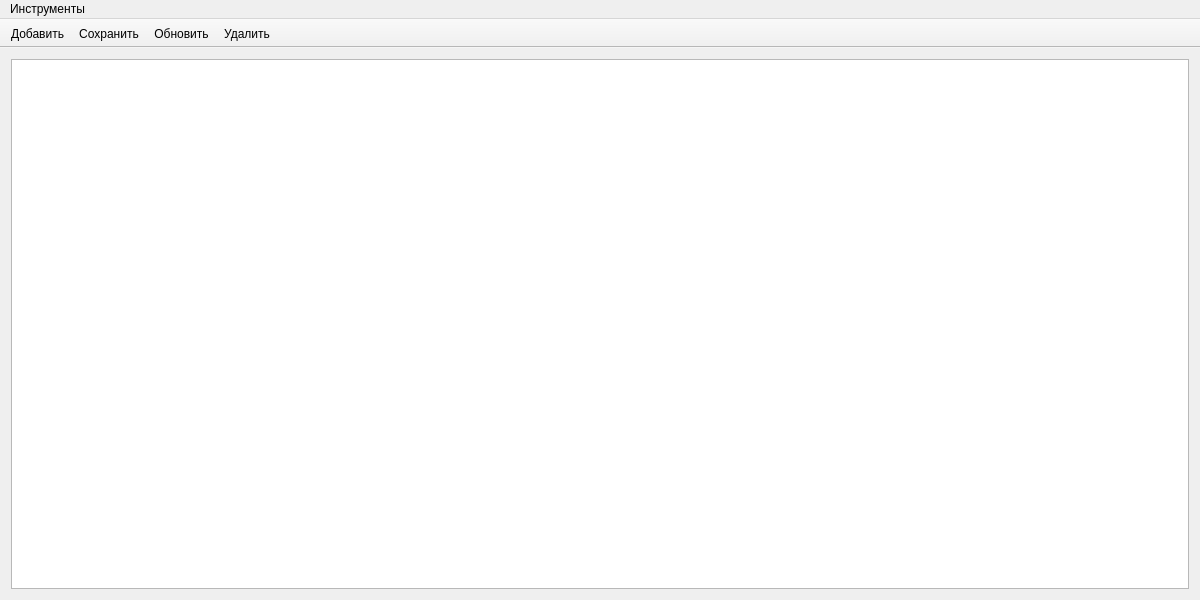
<?xml version="1.0" encoding="UTF-8"?>
<ui version="4.0">
 <class>MainWindow</class>
 <widget class="QMainWindow" name="MainWindow">
  <property name="geometry">
   <rect>
    <x>0</x>
    <y>0</y>
    <width>1200</width>
    <height>600</height>
   </rect>
  </property>
  <property name="minimumSize">
   <size>
    <width>0</width>
    <height>0</height>
   </size>
  </property>
  <property name="windowTitle">
   <string>Автосервис</string>
  </property>
  <widget class="QWidget" name="centralWidget">
   <layout class="QVBoxLayout" name="verticalLayout">
    <item>
     <widget class="QTableView" name="clientsTable">
      <property name="cursor" stdset="0">
       <cursorShape>PointingHandCursor</cursorShape>
      </property>
      <property name="focusPolicy">
       <enum>Qt::NoFocus</enum>
      </property>
      <property name="editTriggers">
       <set>QAbstractItemView::NoEditTriggers</set>
      </property>
      <property name="selectionMode">
       <enum>QAbstractItemView::SingleSelection</enum>
      </property>
      <property name="selectionBehavior">
       <enum>QAbstractItemView::SelectRows</enum>
      </property>
     </widget>
    </item>
   </layout>
  </widget>
  <widget class="QMenuBar" name="menuBar">
   <property name="geometry">
    <rect>
     <x>0</x>
     <y>0</y>
     <width>1200</width>
     <height>20</height>
    </rect>
   </property>
   <widget class="QMenu" name="menu">
    <property name="title">
     <string>Инструменты</string>
    </property>
    <addaction name="add"/>
    <addaction name="save"/>
    <addaction name="refresh"/>
    <addaction name="delete_"/>
   </widget>
   <addaction name="menu"/>
  </widget>
  <widget class="QToolBar" name="mainToolBar">
   <property name="movable">
    <bool>false</bool>
   </property>
   <attribute name="toolBarArea">
    <enum>TopToolBarArea</enum>
   </attribute>
   <attribute name="toolBarBreak">
    <bool>false</bool>
   </attribute>
   <addaction name="add"/>
   <addaction name="save"/>
   <addaction name="refresh"/>
   <addaction name="delete_"/>
  </widget>
  <action name="save">
   <property name="icon">
    <iconset resource="resources.qrc">
     <normaloff>:/res/img/save.png</normaloff>:/res/img/save.png</iconset>
   </property>
   <property name="text">
    <string>Сохранить</string>
   </property>
   <property name="toolTip">
    <string>Сохранить базу клиентов</string>
   </property>
   <property name="shortcut">
    <string>Ctrl+S</string>
   </property>
  </action>
  <action name="add">
   <property name="icon">
    <iconset resource="resources.qrc">
     <normaloff>:/res/img/add.png</normaloff>:/res/img/add.png</iconset>
   </property>
   <property name="text">
    <string>Добавить</string>
   </property>
   <property name="toolTip">
    <string>Добавить нового клиента</string>
   </property>
   <property name="shortcut">
    <string>Ctrl+N</string>
   </property>
  </action>
  <action name="refresh">
   <property name="icon">
    <iconset resource="resources.qrc">
     <normaloff>:/res/img/refresh.png</normaloff>:/res/img/refresh.png</iconset>
   </property>
   <property name="text">
    <string>Обновить</string>
   </property>
   <property name="toolTip">
    <string>Обновить базу клиентов</string>
   </property>
   <property name="shortcut">
    <string>Ctrl+R</string>
   </property>
  </action>
  <action name="delete_">
   <property name="icon">
    <iconset resource="resources.qrc">
     <normaloff>:/res/img/delete.png</normaloff>:/res/img/delete.png</iconset>
   </property>
   <property name="text">
    <string>Удалить</string>
   </property>
   <property name="toolTip">
    <string>Удалить запись о клиенте</string>
   </property>
   <property name="shortcut">
    <string>Ctrl+Del</string>
   </property>
  </action>
 </widget>
 <layoutdefault spacing="6" margin="11"/>
 <resources>
  <include location="resources.qrc"/>
 </resources>
 <connections/>
</ui>
